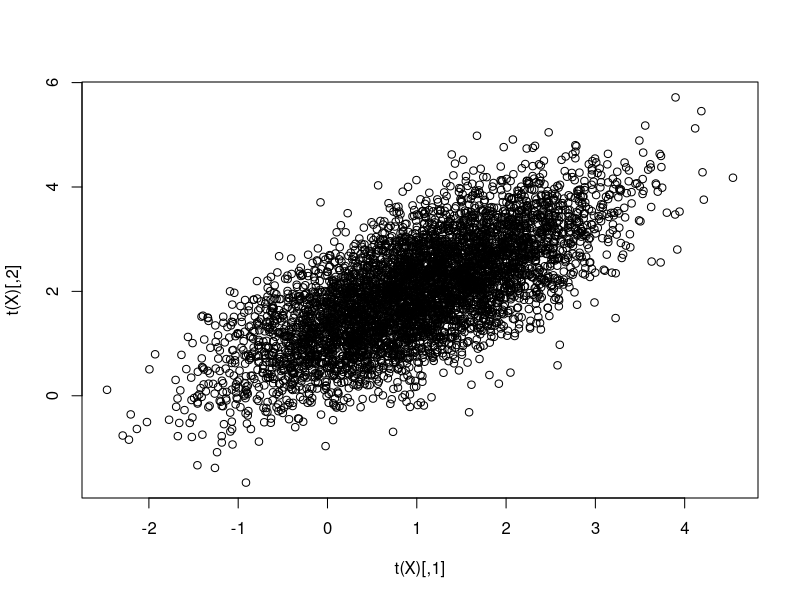
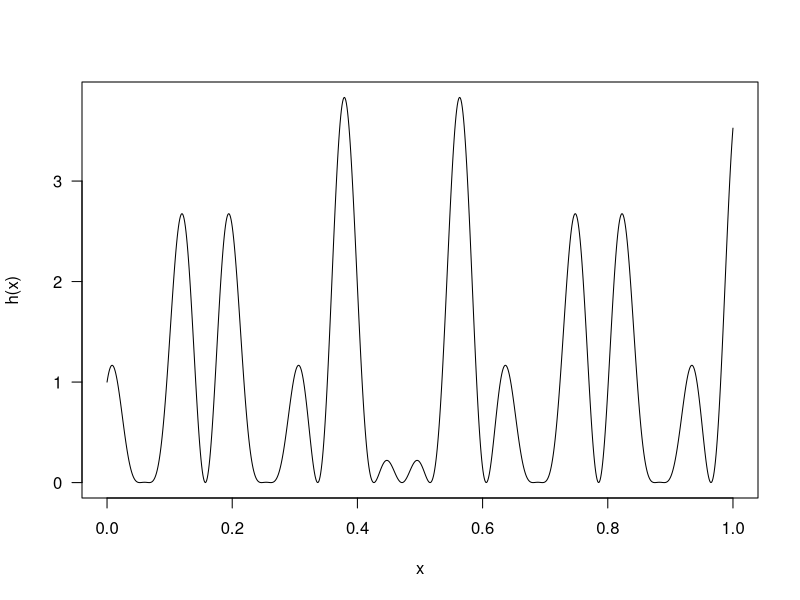
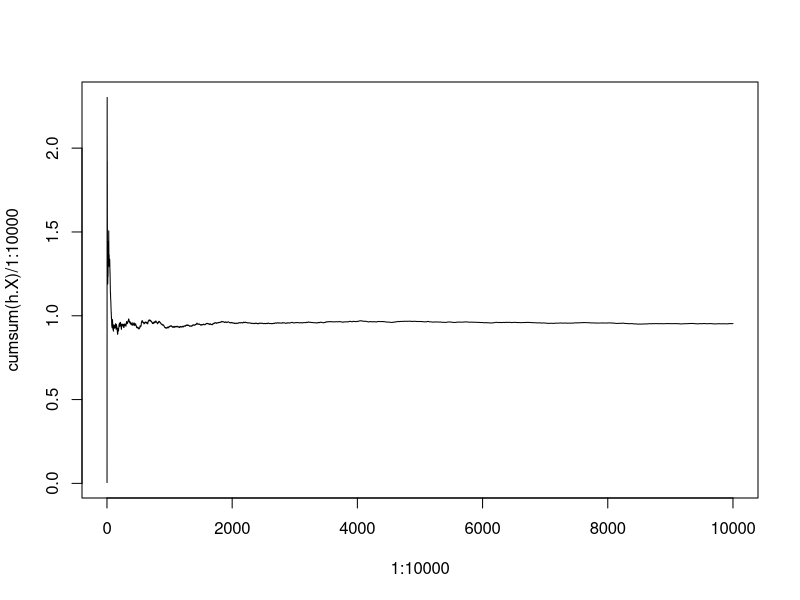
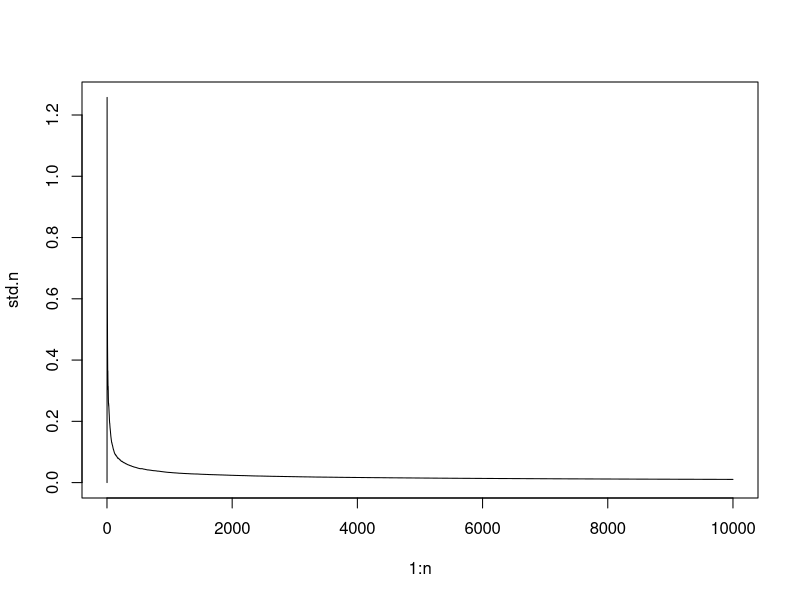
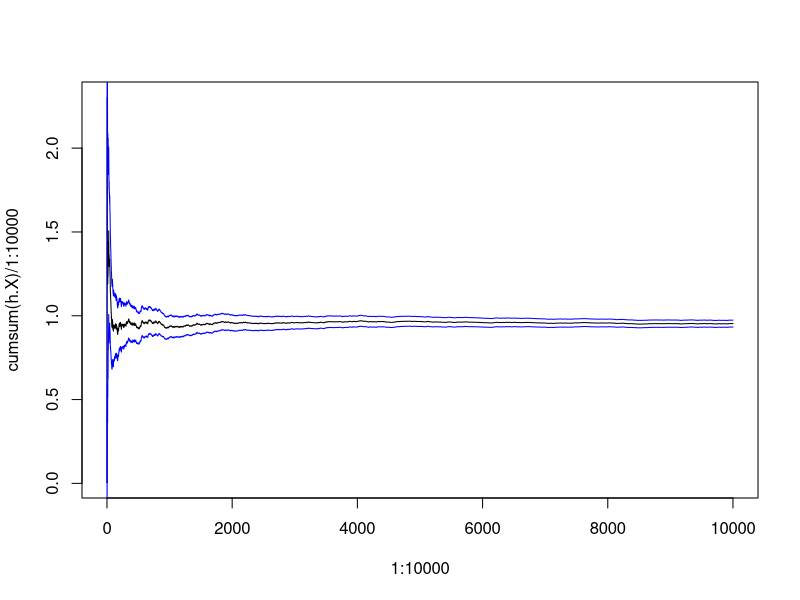

The R source for these figures, in order:
## ---- chunk 1
#Simulating bivariate normal distribution
mu = c(1, 2)
sigma = matrix(c(1, 0.7, 0.7, 1), nrow = 2)

z = rnorm(10000)
Z = matrix(z, nrow = 2)

#Cholesky decomposition
A = t(chol(sigma))
X = mu + A %*% Z
## ---- chunk 2
plot(t(X))
## ---- chunk 3
h = function(x) x
xs = runif(10000, min = 0, max = 2)
hxs = h(xs)
mean(hxs)
## ---- chunk 4
h = function(x) (cos(50*x) + sin(20*x))^2
curve(h(x), n=1000, las = 1)

set.seed(1)
n = 10000
X = runif(n, 0, 1)
h.X = h(X)
mean(h.X)
## ---- chunk 5
#check with base R function
integrate(h, 0, 1)
## ---- chunk 6
plot(1:10000, cumsum(h.X) / 1:10000, type = "l")
## ---- chunk 7
hbar.n = cumsum(h.X) / (1:n)
var.m = function(m) {
    (1.0/m) * mean((h.X[1:m] - hbar.n[m])^2)
}
## ---- chunk 8
#Runing variance and standard error
var.n = apply(t(1:n), 2, var.m)
std.n = sqrt(var.n)
## ---- chunk 9
plot(1:n, std.n, type = "l")
## ---- chunk 10
plot(1:10000, cumsum(h.X) / 1:10000, type = "l")
lines(hbar.n - 1.96*std.n, col="blue")
lines(hbar.n + 1.96*std.n, col="blue")
## ---- chunk 11
h = function(x) {
    exp(-(x - 3)^2/2) + exp(-(x - 6)^2/2)
}
xs = rnorm(100000)
mean(h(xs))
